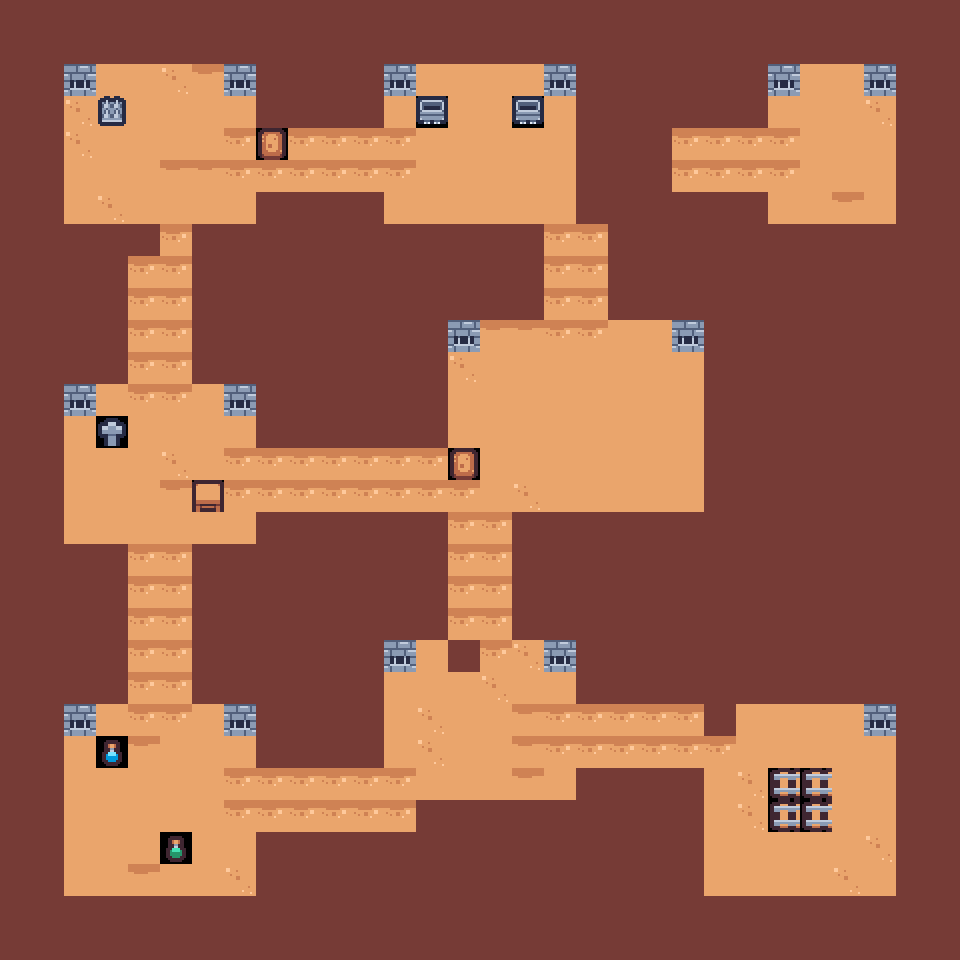

Tiled map render using the project's own tile images. Description and the whole map definition, tile-layer contents included, below:
An orthogonal 30x30 tile map with 32x32 px tiles, 2 tile layers (ground, collision) and 1 object (start).

<map version="1.10" tiledversion="1.10.2" orientation="orthogonal" renderorder="right-down" width="30" height="30" tilewidth="32" tileheight="32" infinite="0">
  <tileset firstgid="1" source="dungeon-tileset.tsx" />
    <layer id="1" name="ground" width="30" height="30">
    <data encoding="csv">
9,9,9,9,9,9,9,9,9,9,9,9,9,9,9,9,9,9,9,9,9,9,9,9,9,9,9,9,9,9,
9,9,9,9,9,9,9,9,9,9,9,9,9,9,9,9,9,9,9,9,9,9,9,9,9,9,9,9,9,9,
9,9,29,49,49,50,51,29,9,9,9,9,29,49,49,49,49,29,9,9,9,9,9,9,29,49,49,29,9,9,
9,9,50,42,49,49,49,49,9,9,9,9,49,55,49,49,55,49,9,9,9,9,9,9,49,49,49,50,9,9,
9,9,50,49,49,49,49,52,67,52,52,52,52,49,49,49,49,49,9,9,9,52,52,52,52,49,49,49,9,9,
9,9,49,49,49,51,51,52,52,52,52,52,52,49,49,49,49,49,9,9,9,52,52,52,52,49,49,49,9,9,
9,9,49,50,49,49,49,49,9,9,9,9,49,49,49,49,49,49,9,9,9,9,9,9,49,49,51,49,9,9,
9,9,9,9,66,52,9,9,9,9,9,9,9,9,9,9,9,52,52,9,9,9,9,9,9,9,9,9,9,9,
9,9,9,9,52,52,9,9,9,9,9,9,9,9,9,9,9,52,52,9,9,9,9,9,9,9,9,9,9,9,
9,9,9,9,52,52,9,9,9,9,9,9,9,9,9,9,9,52,52,9,9,9,9,9,9,9,9,9,9,9,
9,9,9,9,52,52,9,9,9,9,9,9,9,9,29,51,51,52,52,49,49,29,9,9,9,9,9,9,9,9,
9,9,9,9,52,52,9,9,9,9,9,9,9,9,50,49,49,49,49,49,49,49,9,9,9,9,9,9,9,9,
9,9,29,49,52,52,49,29,9,9,9,9,9,9,49,49,49,49,49,49,49,49,9,9,9,9,9,9,9,9,
9,9,49,65,49,49,49,49,9,9,9,9,9,9,49,49,49,49,49,49,49,49,9,9,9,9,9,9,9,9,
9,9,49,49,49,50,49,52,52,52,52,52,52,52,67,49,49,49,49,49,49,49,9,9,9,9,9,9,9,9,
9,9,49,49,49,51,73,52,52,52,52,52,52,52,52,49,50,49,49,49,49,49,9,9,9,9,9,9,9,9,
9,9,49,49,49,49,49,49,9,9,9,9,9,9,52,52,9,9,9,9,9,9,9,9,9,9,9,9,9,9,
9,9,9,9,52,52,9,9,9,9,9,9,9,9,52,52,9,9,9,9,9,9,9,9,9,9,9,9,9,9,
9,9,9,9,52,52,9,9,9,9,9,9,9,9,52,52,9,9,9,9,9,9,9,9,9,9,9,9,9,9,
9,9,9,9,52,52,9,9,9,9,9,9,9,9,52,52,9,9,9,9,9,9,9,9,9,9,9,9,9,9,
9,9,9,9,52,52,9,9,9,9,9,9,29,49,66,52,50,29,9,9,9,9,9,9,9,9,9,9,9,9,
9,9,9,9,52,52,9,9,9,9,9,9,49,49,49,50,49,49,9,9,9,9,9,9,9,9,9,9,9,9,
9,9,29,49,52,52,49,29,9,9,9,9,49,50,49,49,51,52,52,52,52,52,66,49,49,49,49,29,9,9,
9,9,49,117,51,49,49,49,9,9,9,9,49,50,49,49,51,52,52,52,52,52,52,49,49,49,49,49,9,9,
9,9,49,49,49,49,49,52,52,52,52,52,52,49,49,49,51,49,9,9,9,9,49,50,80,80,49,49,9,9,
9,9,49,49,49,49,49,52,52,52,52,52,52,9,9,9,9,9,9,9,9,9,49,50,80,80,49,49,9,9,
9,9,49,49,49,115,49,49,9,9,9,9,9,9,9,9,9,9,9,9,9,9,49,49,49,49,49,50,9,9,
9,9,49,49,51,49,49,50,9,9,9,9,9,9,9,9,9,9,9,9,9,9,49,49,49,49,50,49,9,9,
9,9,9,9,9,9,9,9,9,9,9,9,9,9,9,9,9,9,9,9,9,9,9,9,9,9,9,9,9,9,
9,9,9,9,9,9,9,9,9,9,9,9,9,9,9,9,9,9,9,9,9,9,9,9,9,9,9,9,9,9
    </data>
  </layer>
  <layer id="2" name="collision" width="30" height="30">
    <data encoding="csv">
1,1,1,1,1,1,1,1,1,1,1,1,1,1,1,1,1,1,1,1,1,1,1,1,1,1,1,1,1,1,
1,1,1,1,1,1,1,1,1,1,1,1,1,1,1,1,1,1,1,1,1,1,1,1,1,1,1,1,1,1,
1,1,0,0,0,0,0,0,1,1,1,1,0,0,0,0,0,0,1,1,1,1,1,1,0,0,0,0,1,1,
1,1,0,0,0,0,0,0,1,1,1,1,0,0,0,0,0,0,1,1,1,1,1,1,0,0,0,0,1,1,
1,1,0,0,0,0,0,0,0,0,0,0,0,0,0,0,0,0,1,1,1,0,0,0,0,0,0,0,1,1,
1,1,0,0,0,0,0,0,0,0,0,0,0,0,0,0,0,0,1,1,1,0,0,0,0,0,0,0,1,1,
1,1,0,0,0,0,0,0,1,1,1,1,0,0,0,0,0,0,1,1,1,1,1,1,0,0,0,0,1,1,
1,1,1,1,1,0,1,1,1,1,1,1,1,1,1,1,1,0,0,1,1,1,1,1,1,1,1,1,1,1,
1,1,1,1,0,0,1,1,1,1,1,1,1,1,1,1,1,0,0,1,1,1,1,1,1,1,1,1,1,1,
1,1,1,1,0,0,1,1,1,1,1,1,1,1,1,1,1,0,0,1,1,1,1,1,1,1,1,1,1,1,
1,1,1,1,0,0,1,1,1,1,1,1,1,1,0,0,0,0,0,0,0,0,1,1,1,1,1,1,1,1,
1,1,1,1,0,0,1,1,1,1,1,1,1,1,0,0,0,0,0,0,0,0,1,1,1,1,1,1,1,1,
1,1,0,0,0,0,0,0,1,1,1,1,1,1,0,0,0,0,0,0,0,0,1,1,1,1,1,1,1,1,
1,1,0,0,0,0,0,0,1,1,1,1,1,1,0,0,0,0,0,0,0,0,1,1,1,1,1,1,1,1,
1,1,0,0,0,0,0,0,0,0,0,0,0,0,0,0,0,0,0,0,0,0,1,1,1,1,1,1,1,1,
1,1,0,0,0,0,0,0,0,0,0,0,0,0,0,0,0,0,0,0,0,0,1,1,1,1,1,1,1,1,
1,1,0,0,0,0,0,0,1,1,1,1,1,1,0,0,1,1,1,1,1,1,1,1,1,1,1,1,1,1,
1,1,1,1,0,0,1,1,1,1,1,1,1,1,0,0,1,1,1,1,1,1,1,1,1,1,1,1,1,1,
1,1,1,1,0,0,1,1,1,1,1,1,1,1,0,0,1,1,1,1,1,1,1,1,1,1,1,1,1,1,
1,1,1,1,0,0,1,1,1,1,1,1,1,1,0,0,1,1,1,1,1,1,1,1,1,1,1,1,1,1,
1,1,1,1,0,0,1,1,1,1,1,1,0,0,1,0,0,0,1,1,1,1,1,1,1,1,1,1,1,1,
1,1,1,1,0,0,1,1,1,1,1,1,0,0,0,0,0,0,1,1,1,1,1,1,1,1,1,1,1,1,
1,1,0,0,0,0,0,0,1,1,1,1,0,0,0,0,0,0,0,0,0,0,1,0,0,0,0,0,1,1,
1,1,0,0,0,0,0,0,1,1,1,1,0,0,0,0,0,0,0,0,0,0,0,0,0,0,0,0,1,1,
1,1,0,0,0,0,0,0,0,0,0,0,0,0,0,0,0,0,1,1,1,1,0,0,0,0,0,0,1,1,
1,1,0,0,0,0,0,0,0,0,0,0,0,1,1,1,1,1,1,1,1,1,0,0,0,0,0,0,1,1,
1,1,0,0,0,0,0,0,1,1,1,1,1,1,1,1,1,1,1,1,1,1,0,0,0,0,0,0,1,1,
1,1,0,0,0,0,0,0,1,1,1,1,1,1,1,1,1,1,1,1,1,1,0,0,0,0,0,0,1,1,
1,1,1,1,1,1,1,1,1,1,1,1,1,1,1,1,1,1,1,1,1,1,1,1,1,1,1,1,1,1,
1,1,1,1,1,1,1,1,1,1,1,1,1,1,1,1,1,1,1,1,1,1,1,1,1,1,1,1,1,1
    </data>
  </layer>
  <objectgroup id="3" name="objects">
    <object id="1" name="start" type="start" x="128" y="128" width="32" height="32" />
  </objectgroup>
</map>
